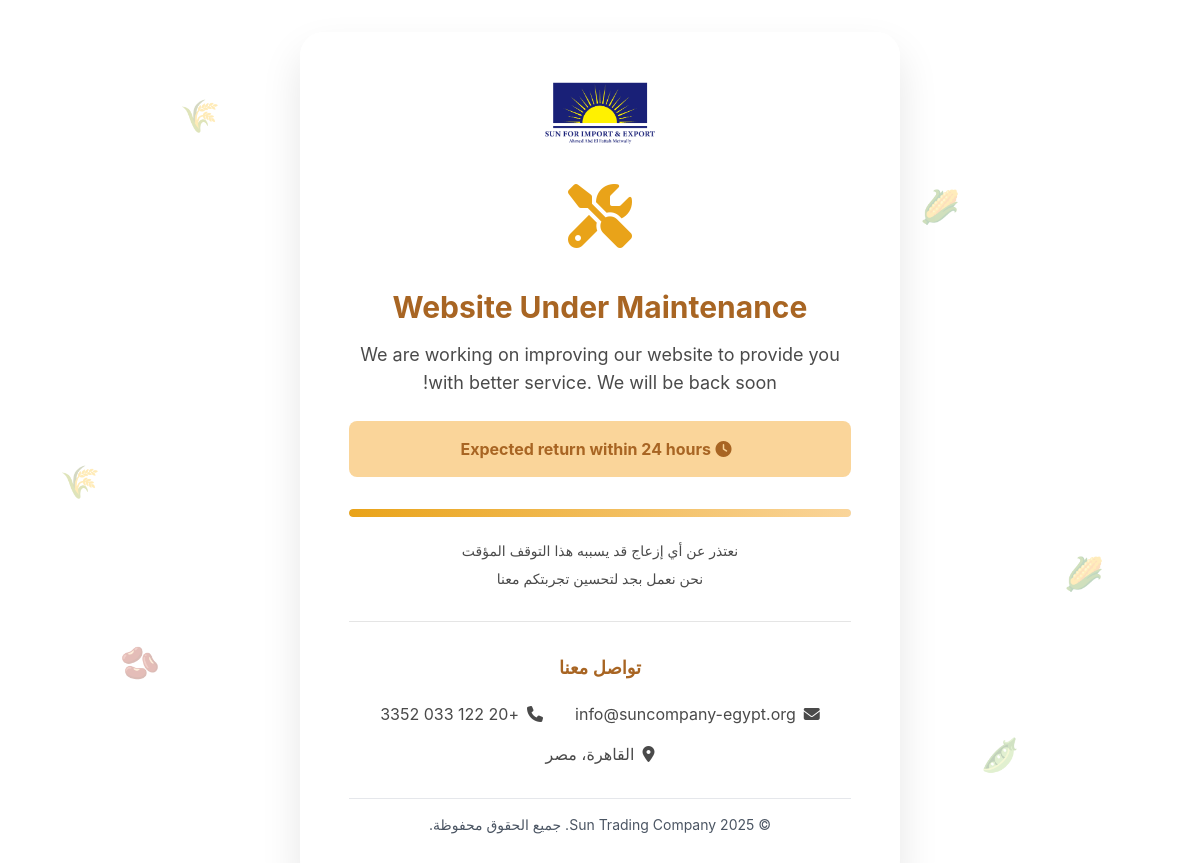
The app's page /maintenance.php with its own data.
### tables this page shows
CREATE TABLE `file_uploads` (
  `id` int NOT NULL AUTO_INCREMENT,
  `original_name` varchar(255) NOT NULL,
  `file_name` varchar(255) NOT NULL,
  `file_path` varchar(500) NOT NULL,
  `file_type` varchar(100) NOT NULL,
  `file_size` int NOT NULL,
  `upload_category` enum('logo','product','content','general') DEFAULT 'general',
  `uploaded_by` int DEFAULT NULL,
  `created_at` timestamp NULL DEFAULT CURRENT_TIMESTAMP,
  PRIMARY KEY (`id`),
  KEY `uploaded_by` (`uploaded_by`),
  KEY `idx_file_uploads_category` (`upload_category`)
);

CREATE TABLE `site_settings` (
  `id` int NOT NULL AUTO_INCREMENT,
  `setting_key` varchar(100) NOT NULL,
  `setting_value` text,
  `setting_type` enum('text','image','json','boolean') DEFAULT 'text',
  `category` varchar(50) DEFAULT 'general',
  `description` varchar(255) DEFAULT NULL,
  `updated_at` timestamp NULL DEFAULT CURRENT_TIMESTAMP ON UPDATE CURRENT_TIMESTAMP,
  PRIMARY KEY (`id`),
  UNIQUE KEY `setting_key` (`setting_key`),
  KEY `idx_site_settings_key` (`setting_key`)
);

### admin/config/database.php (called while the page is built, shortened)
<?php
class Database
{
    private static $instance = null;
    private $connection;
    public static function getInstance()
    {
        if (self::$instance === null) {
            self::$instance = new self();
        }
        return self::$instance;
    }
    private function connect()
    {
        try {
            $dsn = "mysql:host=" . DB_HOST . ";dbname=" . DB_NAME . ";charset=" . DB_CHARSET;
            $this->connection = new PDO($dsn, DB_USER, DB_PASS, [
                PDO::ATTR_ERRMODE => PDO::ERRMODE_EXCEPTION,
                PDO::ATTR_DEFAULT_FETCH_MODE => PDO::FETCH_ASSOC,
                PDO::ATTR_EMULATE_PREPARES => false
            ]);
        } catch (PDOException $e) {
            error_log("Database connection failed: " . $e->getMessage());
            die("Database connection failed: " . $e->getMessage());
        }
    }
    public function query($sql, $params = [])
    {
        try {
            $stmt = $this->connection->prepare($sql);
            $result = $stmt->execute($params);
            return $stmt;
        } catch (PDOException $e) {
            error_log("Database query error: " . $e->getMessage());
            error_log("SQL: " . $sql);
            error_log("PARAMS: " . print_r($params, true));
            return false;
        }
    }
    public function fetchOne($sql, $params = [])
    {
        $stmt = $this->query($sql, $params);
        return $stmt ? $stmt->fetch() : null;
    }
}

### maintenance.php (the view, shortened to what this page needs)
<?php
require_once 'admin/config/database.php';
$db = Database::getInstance();
$currentLanguage = isset($_GET['lang']) ? $_GET['lang'] : (isset($_SESSION['language']) ? $_SESSION['language'] : 'ar');
function getSetting($key)
{
    global $db;
    try {
        $setting = $db->fetchOne(
            "SELECT setting_value FROM site_settings WHERE setting_key = :key",
            ['key' => $key]
        );
        return $setting ? $setting['setting_value'] : '';
    } catch (Exception $e) {
        return '';
    }
}
function getLogoImage()
{
    global $db;
    try {
        $logo = $db->fetchOne(
            "SELECT file_path FROM file_uploads WHERE upload_category = 'logo' OR original_name LIKE '%logo%' ORDER BY created_at DESC LIMIT 1"
        );
        return $logo ? $logo['file_path'] : 'images/logo.png';
    } catch (Exception $e) {
        return 'images/logo.png';
    }
}
$logoImage = getLogoImage();
$companyPhone = getSetting('company_phone') ?: '+20 122 033 3352';
$companyEmail = getSetting('company_email') ?: 'info@suncompany-egypt.org';
$companyAddress = getSetting($currentLanguage === 'ar' ? 'company_address_ar' : 'company_address_en') ?: ($currentLanguage === 'ar' ? 'القاهرة، مصر' : 'Cairo, Egypt');
$currentTheme = getSetting('default_theme') ?: 'golden';
$maintenanceTitle = getSetting('maintenance_title') ?: ($currentLanguage === 'ar' ? 'الموقع تحت الصيانة' : 'Website Under Maintenance');
$maintenanceMessage = getSetting('maintenance_message') ?: ($currentLanguage === 'ar' ? 'نحن نعمل على تحسين موقعنا لتقديم خدمة أفضل لكم. سنعود قريباً!' : 'We are working on improving our website to provide you with better service. We will be back soon!');
$maintenanceEstimate = getSetting('maintenance_estimate') ?: ($currentLanguage === 'ar' ? 'العودة المتوقعة خلال 24 ساعة' : 'Expected return within 24 hours');
?>
<!DOCTYPE html>
<html lang="<?php echo $currentLanguage; ?>" dir="<?php echo $currentLanguage === 'ar' ? 'rtl' : 'ltr'; ?>" data-theme="<?php echo htmlspecialchars($currentTheme); ?>">
<head>
    <script src="https://cdn.tailwindcss.com"></script>
    <link rel="stylesheet" href="https://cdnjs.cloudflare.com/ajax/libs/font-awesome/6.5.1/css/all.min.css"
 />
    <link rel="stylesheet" href="styles.css">
</head>
<body class="maintenance-bg">
    <div class="maintenance-lang-toggle">
        <a href="?lang=<?php echo $currentLanguage === 'ar' ? 'en' : 'ar'; ?>" class="lang-btn">
        </a>
    </div>
    <div class="maintenance-particles">
        <div class="maintenance-particle"></div>
        <div class="maintenance-particle"></div>
        <div class="maintenance-particle"></div>
        <div class="maintenance-particle"></div>
        <div class="maintenance-particle"></div>
        <div class="maintenance-particle"></div>
        <div class="maintenance-particle"></div>
        <div class="maintenance-particle"></div>
        <div class="maintenance-particle"></div>
    </div>
    <div class="agricultural-elements">
        <div class="grain-element">🌾</div>
        <div class="grain-element">🌽</div>
        <div class="grain-element">🫘</div>
        <div class="grain-element">🫛</div>
        <div class="grain-element">🌾</div>
        <div class="grain-element">🌽</div>
    </div>
    <div class="maintenance-container">
        <div class="maintenance-content">
            <div class="mb-6">
                <img src="<?php echo $logoImage; ?>" alt="Sun Trading Company" class="mx-auto h-16 object-contain">
            </div>
            <div class="maintenance-icon">
                <i class="fas fa-tools"></i>
            </div>
            <h1 class="text-3xl font-bold mb-4" style="color: var(--primary-color);">
                <?php echo htmlspecialchars($maintenanceTitle); ?>
            </h1>
            <p class="text-lg mb-6" style="color: var(--text-dark);">
                <?php echo htmlspecialchars($maintenanceMessage); ?>
            </p>
            <div class="mb-6 p-4 rounded-lg" style="background-color: var(--accent-color); color: var(--primary-color);">
                <i class="fas fa-clock mr-2"></i>
                <strong><?php echo htmlspecialchars($maintenanceEstimate); ?></strong>
            </div>
            <div class="maintenance-progress">
                <div class="maintenance-progress-bar"></div>
            </div>
            <div class="mt-6 text-sm" style="color: var(--text-dark);">
                <p class="mb-2">
                    <?php echo $currentLanguage === 'ar' ? 'نعتذر عن أي إزعاج قد يسببه هذا التوقف المؤقت' : 'We apologize for any inconvenience this temporary downtime may cause'; ?>
                </p>
                <p>
                    <?php echo $currentLanguage === 'ar' ? 'نحن نعمل بجد لتحسين تجربتكم معنا' : 'We are working hard to improve your experience with us'; ?>
                </p>
            </div>
            <div class="maintenance-contact">
                <h3 class="text-lg font-semibold mb-3" style="color: var(--primary-color);">
                    <?php echo $currentLanguage === 'ar' ? 'تواصل معنا' : 'Contact Us'; ?>
                </h3>
                <div class="flex flex-wrap justify-center items-center">
                    <a href="mailto:<?php echo $companyEmail; ?>" class="maintenance-contact-item">
                        <i class="fas fa-envelope"></i>
                        <span><?php echo $companyEmail; ?></span>
                    </a>
                    <a href="tel:<?php echo $companyPhone; ?>" class="maintenance-contact-item">
                        <i class="fas fa-phone"></i>
                        <span><?php echo $companyPhone; ?></span>
                    </a>
                    <div class="maintenance-contact-item">
                        <i class="fas fa-map-marker-alt"></i>
                        <span><?php echo htmlspecialchars($companyAddress); ?></span>
                    </div>
                </div>
            </div>
            <div class="mt-6 pt-4 border-t border-gray-200 text-sm text-gray-600">
                <p>© <?php echo date('Y'); ?> Sun Trading Company. <?php echo $currentLanguage === 'ar' ? 'جميع الحقوق محفوظة' : 'All rights reserved'; ?>.</p>
            </div>
        </div>
    </div>
</body>
</html>

### records on screen
file_uploads: file_path (picture)
site_settings: setting_value "Website Under Maintenance"
site_settings: setting_value "We are working on improving our website to provide you with better service. We will be back soon!"
site_settings: setting_value "Expected return within 24 hours"
site_settings: setting_value "info@suncompany-egypt.org"
site_settings: setting_value "+20 122 033 3352"
site_settings: setting_value "القاهرة، مصر"
